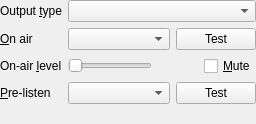
<?xml version="1.0" encoding="UTF-8"?>
<ui version="4.0">
 <class>SoundCards</class>
 <widget class="QWidget" name="SoundCards">
  <layout class="QFormLayout" name="form">
   <property name="leftMargin">
    <number>0</number>
   </property>
   <property name="topMargin">
    <number>0</number>
   </property>
   <property name="rightMargin">
    <number>0</number>
   </property>
   <property name="bottomMargin">
    <number>0</number>
   </property>
   <item row="0" column="0">
    <widget class="QLabel" name="output_caption">
     <property name="text">
      <string>Output &amp;type</string>
     </property>
     <property name="buddy">
      <cstring>output</cstring>
     </property>
    </widget>
   </item>
   <item row="0" column="1">
    <widget class="QComboBox" name="output">
     <property name="toolTip">
      <string>The audio server through which the on-air output and the pre-listen go</string>
     </property>
    </widget>
   </item>
   <item row="1" column="0">
    <widget class="QLabel" name="on_air_caption">
     <property name="text">
      <string>&amp;On air</string>
     </property>
     <property name="buddy">
      <cstring>on_air</cstring>
     </property>
    </widget>
   </item>
   <item row="1" column="1">
    <layout class="QHBoxLayout" name="on_air_line">
     <item>
      <widget class="QComboBox" name="on_air">
       <property name="sizePolicy">
        <sizepolicy hsizetype="Expanding" vsizetype="Fixed">
         <horstretch>0</horstretch>
         <verstretch>0</verstretch>
        </sizepolicy>
       </property>
       <property name="toolTip">
        <string>The sound card on which Machin player broadcasts on air</string>
       </property>
      </widget>
     </item>
     <item>
      <widget class="QPushButton" name="test_on_air">
       <property name="text">
        <string>Test</string>
       </property>
      </widget>
     </item>
    </layout>
   </item>
   <item row="2" column="0">
    <widget class="QLabel" name="on_air_level_caption">
     <property name="text">
      <string>On-air &amp;level</string>
     </property>
     <property name="buddy">
      <cstring>on_air_level</cstring>
     </property>
    </widget>
   </item>
   <item row="2" column="1">
    <layout class="QHBoxLayout" name="on_air_level_line">
     <item>
      <widget class="QSlider" name="on_air_level">
       <property name="toolTip">
        <string>Output level of the on-air sound card, in the PipeWire of the broadcast service: it changes at once</string>
       </property>
       <property name="maximum">
        <number>100</number>
       </property>
       <property name="orientation">
        <enum>Qt::Orientation::Horizontal</enum>
       </property>
      </widget>
     </item>
     <item>
      <widget class="QLabel" name="on_air_level_value">
       <property name="minimumSize">
        <size>
         <width>40</width>
         <height>0</height>
        </size>
       </property>
      </widget>
     </item>
     <item>
      <widget class="QCheckBox" name="on_air_mute">
       <property name="text">
        <string>&amp;Mute</string>
       </property>
       <property name="toolTip">
        <string>Mutes the on-air sound card, in the PipeWire of the broadcast service: it changes at once</string>
       </property>
      </widget>
     </item>
    </layout>
   </item>
   <item row="3" column="0">
    <widget class="QLabel" name="preview_caption">
     <property name="text">
      <string>&amp;Pre-listen</string>
     </property>
     <property name="buddy">
      <cstring>preview</cstring>
     </property>
    </widget>
   </item>
   <item row="3" column="1">
    <layout class="QHBoxLayout" name="preview_line">
     <item>
      <widget class="QComboBox" name="preview">
       <property name="sizePolicy">
        <sizepolicy hsizetype="Expanding" vsizetype="Fixed">
         <horstretch>0</horstretch>
         <verstretch>0</verstretch>
        </sizepolicy>
       </property>
       <property name="toolTip">
        <string>The pre-listen sound card of the interface, never the on-air one</string>
       </property>
      </widget>
     </item>
     <item>
      <widget class="QPushButton" name="test_preview">
       <property name="text">
        <string>Test</string>
       </property>
      </widget>
     </item>
    </layout>
   </item>
   <item row="4" column="0" colspan="2">
    <widget class="QLabel" name="trial">
     <property name="wordWrap">
      <bool>true</bool>
     </property>
    </widget>
   </item>
  </layout>
 </widget>
 <resources/>
 <connections/>
</ui>
